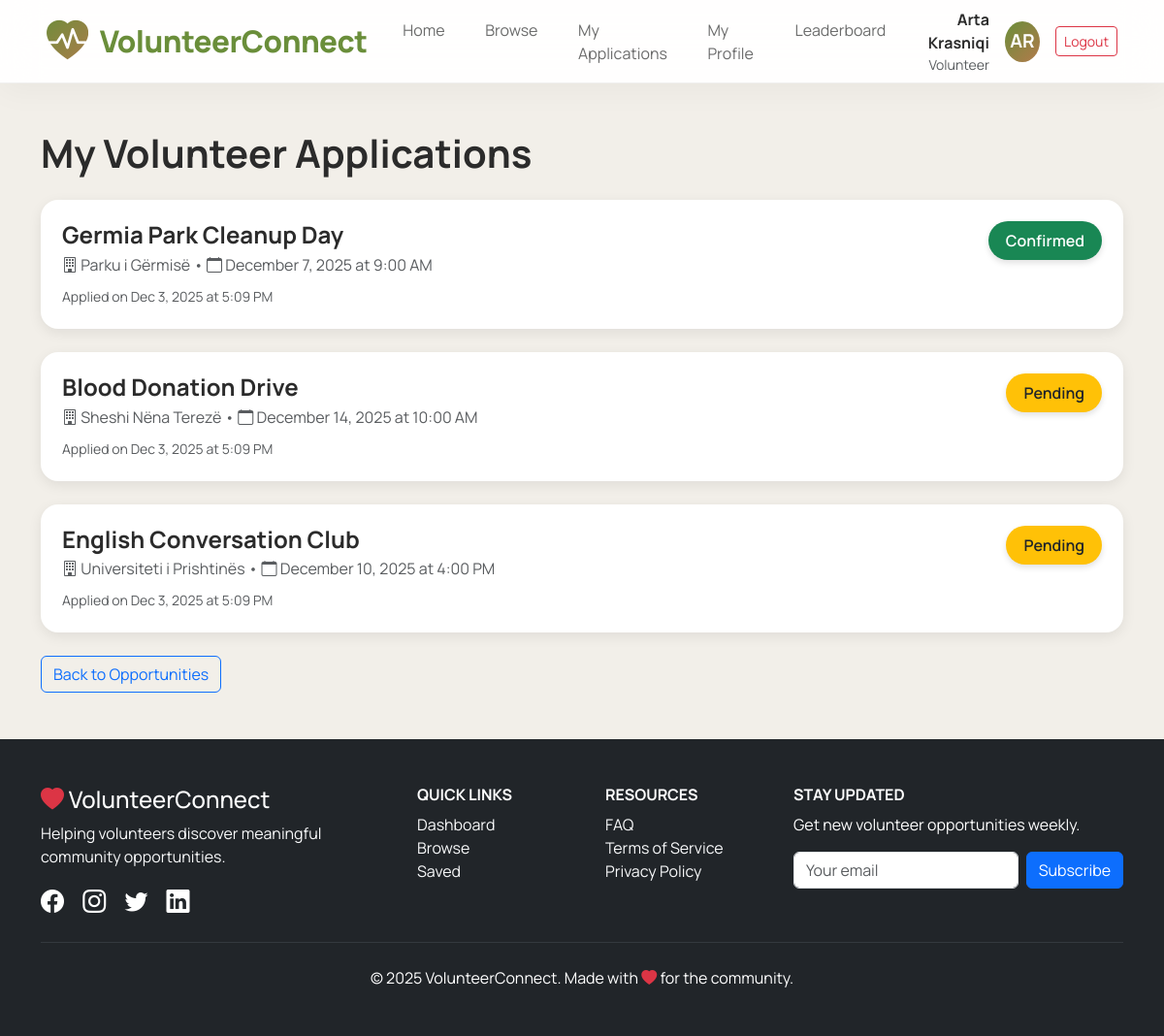
The app's page /my_applications.php (signed in) with its own data.
### tables this page shows
CREATE TABLE applications (
    id INT AUTO_INCREMENT PRIMARY KEY,
    opportunity_id INT NOT NULL,
    volunteer_id INT NOT NULL,
    status ENUM('pending','confirmed','completed','cancelled') DEFAULT 'pending',
    hours_worked DECIMAL(5,2) DEFAULT 0.00,
    hours_approved TINYINT(1) DEFAULT 0,
    applied_at TIMESTAMP DEFAULT CURRENT_TIMESTAMP,
    completed_at TIMESTAMP NULL,
    FOREIGN KEY (opportunity_id) REFERENCES opportunities(id) ON DELETE CASCADE,
    FOREIGN KEY (volunteer_id) REFERENCES users(id) ON DELETE CASCADE,
    UNIQUE KEY unique_application (opportunity_id, volunteer_id)
);

CREATE TABLE opportunities (
    id INT AUTO_INCREMENT PRIMARY KEY,
    title VARCHAR(255) NOT NULL,
    description TEXT NOT NULL,
    category VARCHAR(50) DEFAULT 'General',
    location_name VARCHAR(255) NOT NULL,
    latitude DECIMAL(10,8) NULL,
    longitude DECIMAL(11,8) NULL,
    date DATE NOT NULL,
    time TIME NULL,
    slots INT DEFAULT 20,
    filled_slots INT DEFAULT 0,
    organization_id INT NOT NULL,
    created_at TIMESTAMP DEFAULT CURRENT_TIMESTAMP,
    FOREIGN KEY (organization_id) REFERENCES users(id) ON DELETE CASCADE,
    INDEX idx_date (date),
    INDEX idx_category (category)
);

### my_applications.php (the view, shortened to what this page needs)
<?php
require_once 'config/config.php';
include_once 'includes/header.php';
?>
<div class="container my-5">
    <h1 class="mb-4 fw-bold">My Volunteer Applications</h1>
    <?php
    $stmt = $conn->prepare("
        SELECT a.*, o.title, o.date, o.time, o.location_name, u.name AS org_name
        FROM applications a
        JOIN opportunities o ON a.opportunity_id = o.id
        JOIN users u ON o.organization_id = u.id
        WHERE a.volunteer_id = ?
        ORDER BY a.applied_at DESC
    ");
    $stmt->execute([$_SESSION['user_id']]);
    $real_apps = $stmt->fetchAll();
    ?>
    <div class="applications-container">
        <?php if (!empty($real_apps)): ?>
            <?php foreach ($real_apps as $app):
                $status = strtolower($app['status'] ?? 'pending');
                $badgeClass = $status === 'confirmed' ? 'bg-success text-white' :
                             ($status === 'pending' ? 'bg-warning text-dark' :
                             ($status === 'cancelled' ? 'bg-danger text-white' : 'bg-secondary text-white'));
                $badgeText = ucfirst($status);
            ?>
                <div class="app-card mb-4">
                    <div class="d-flex justify-content-between align-items-start">
                        <div class="flex-grow-1">
                            <h4 class="fw-bold mb-1"><?=htmlspecialchars($app['title'])?></h4>
                            <p class="text-muted mb-2">
                                <i class="bi bi-building"></i> <?=htmlspecialchars($app['location_name'] ?? 'Prishtina')?> •
                                <i class="bi bi-calendar"></i> <?=date('F j, Y', strtotime($app['date']))?>
                                <?php if ($app['time']): ?> at <?=date('g:i A', strtotime($app['time']))?><?php endif; ?>
                            </p>
                            <small class="text-muted">Applied on <?=date('M j, Y \a\t g:i A', strtotime($app['applied_at']))?></small>
                        </div>
                        <span class="app-badge <?=$badgeClass?>"><?=$badgeText?></span>
                    </div>
                </div>
            <?php endforeach; ?>
        <?php endif; ?>
    </div>
    <div class="mt-4">
        <a href="public_browse.php" class="btn btn-outline-primary">
            Back to Opportunities
        </a>
    </div>
</div>
<?php include 'includes/footer.php'; ?>
</body>
</html>

### includes/header.php (style rules this page uses)
:root { --earth-1: #f2efe9; --accent-1: #6a8e3a; --accent-2: #b27a4b; --muted: #6b6b6b; }
body { font-family: 'Manrope', 'Inter', sans-serif; background: var(--earth-1); color: #2b2b2b; margin: 0; }

### my_applications.php (style rules this page uses)
.app-card { border: none; border-radius: 18px; padding: 22px; background: #fff; box-shadow: 0 4px 14px rgba(0,0,0,0.08); transition: 0.25s ease; }
.app-badge { font-size: 1rem; padding: 8px 18px; border-radius: 50px !important; font-weight: 600; box-shadow: 0 3px 6px rgba(0,0,0,0.12); }

### records on screen
applications: opportunity.title "Germia Park Cleanup Day", opportunity.location_name "Parku i Gërmisë", opportunity.date "December 7, 2025", opportunity.time "9:00 AM", applied_at "Dec 3, 2025 at 5:09 PM", status "Confirmed"
applications: opportunity.title "Blood Donation Drive", opportunity.location_name "Sheshi Nëna Terezë", opportunity.date "December 14, 2025", opportunity.time "10:00 AM", applied_at "Dec 3, 2025 at 5:09 PM", status "Pending"
applications: opportunity.title "English Conversation Club", opportunity.location_name "Universiteti i Prishtinës", opportunity.date "December 10, 2025", opportunity.time "4:00 PM", applied_at "Dec 3, 2025 at 5:09 PM", status "Pending"

### other values on screen
$_SESSION['name'] "Arta Krasniqi"
$_SESSION['role'] "Volunteer"
substr($_SESSION['name'] ?? 'U', 0, 2) "AR"
